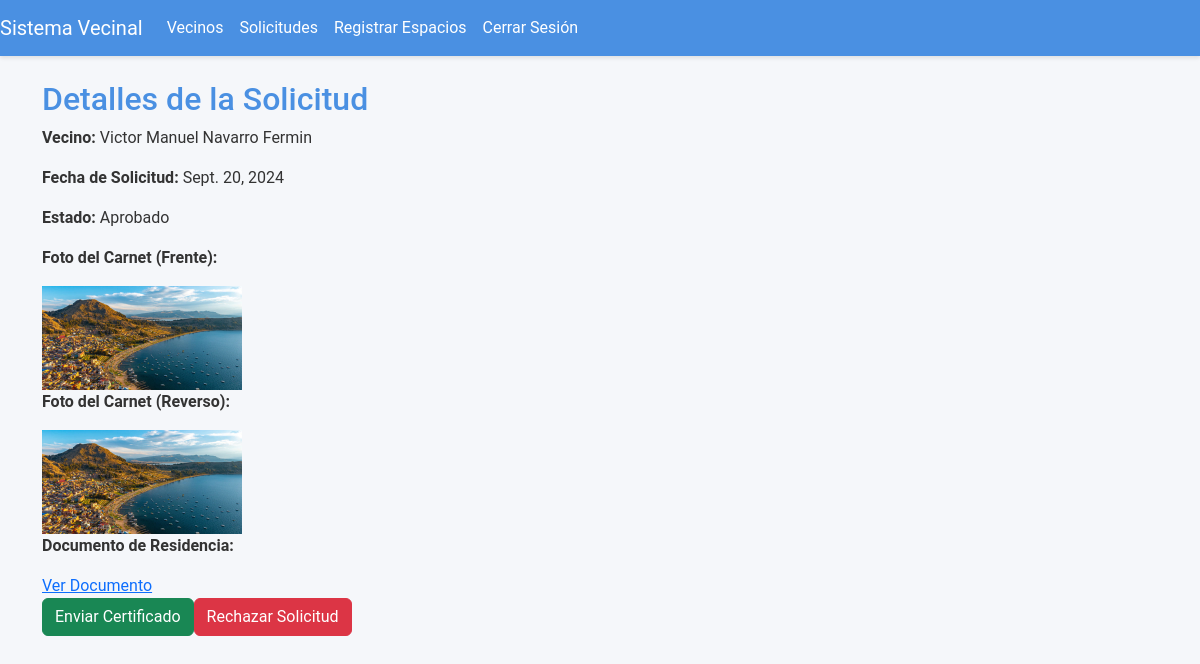
Page /ver-solicitud/13/ (signed in) on the committed database.
### junta_vecinos/models.py (models this page shows, shortened)
class SolicitudCertificado(models.Model):
    ESTADO_CHOICES = [
        ('Pendiente', 'Pendiente'),
        ('Aprobado', 'Aprobado'),
        ('Rechazado', 'Rechazado'),
    ]
    vecino = models.ForeignKey(Vecino, on_delete=models.CASCADE)  # Cambio aquí
    fecha_solicitud = models.DateField(auto_now_add=True)
    estado = models.CharField(max_length=10, choices=ESTADO_CHOICES, default='Pendiente')
    motivo = models.TextField()
    foto_carnet_frente = models.ImageField(upload_to='carnets/', blank=False, null=False)
    foto_carnet_atras = models.ImageField(upload_to='carnets/', blank=False, null=False)
    documento_residencia = models.FileField(upload_to='documentos_residencia/', blank=False, null=False)

class Vecino(models.Model):
    user = models.OneToOneField(User, on_delete=models.CASCADE)
    nombres = models.CharField(max_length=255)
    apellidos = models.CharField(max_length=255)
    direccion = models.CharField(max_length=255)
    telefono = models.CharField(max_length=15)
    fecha_nacimiento = models.DateField()
    def __str__(self):
        return f"{self.nombres} {self.apellidos}"

### junta_vecinos/views.py (the view)
# urls.py: path('ver-solicitud/<int:id>/', views.ver_solicitud, name='ver_solicitud'),
@user_passes_test(is_admin)
def ver_solicitud(request, id):
    solicitud = get_object_or_404(SolicitudCertificado, id=id)
    return render(request, 'junta_vecinos/ver_solicitud.html', {'solicitud': solicitud})

### junta_vecinos/views.py (called while the page is built)
def is_admin(user):
    return user.is_superuser  # Solo permite el acceso si el usuario es un superusuario (admin)

### junta_vecinos/templates/junta_vecinos/ver_solicitud.html (shortened to what this page needs)
{% extends 'junta_vecinos/base.html' %}
{% block content %}
<h2>Detalles de la Solicitud</h2>
<p><strong>Vecino:</strong> {{ solicitud.vecino }}</p>
<p><strong>Fecha de Solicitud:</strong> {{ solicitud.fecha_solicitud }}</p>
<p><strong>Estado:</strong> {{ solicitud.get_estado_display }}</p>
<p><strong>Foto del Carnet (Frente):</strong></p>
<img src="{{ solicitud.foto_carnet_frente.url }}" alt="Foto del Carnet (Frente)" style="max-width: 200px;">
<p><strong>Foto del Carnet (Reverso):</strong></p>
<img src="{{ solicitud.foto_carnet_atras.url }}" alt="Foto del Carnet (Reverso)" style="max-width: 200px;">
<p><strong>Documento de Residencia:</strong></p>
<a href="{{ solicitud.documento_residencia.url }}" target="_blank">Ver Documento</a>
<div class="d-flex">
    <a href="{% url 'aprobar_solicitud' solicitud.id %}" class="btn btn-success mr-3">Enviar Certificado</a>
    <a href="{% url 'rechazar_solicitud' solicitud.id %}" class="btn btn-danger">Rechazar Solicitud</a>
</div>
{% endblock %}

### junta_vecinos/static/css/styles.css (style rules this page uses)
:root { --primary-color: #4a90e2; --secondary-color: #50e3c2; --accent-color: #f39c12; --background-color: #f5f7fa; --text-color: #333333; }
body { font-family: 'Roboto', sans-serif; background-color: var(--background-color); color: var(--text-color); }
h1, h2, h3, h4, h5, h6 { color: var(--primary-color); }

### rows in the picture
SolicitudCertificado: vecino "Victor Manuel Navarro Fermin", fecha_solicitud "Sept. 20, 2024", estado "Aprobado", foto_carnet_frente (picture), foto_carnet_atras (picture)
